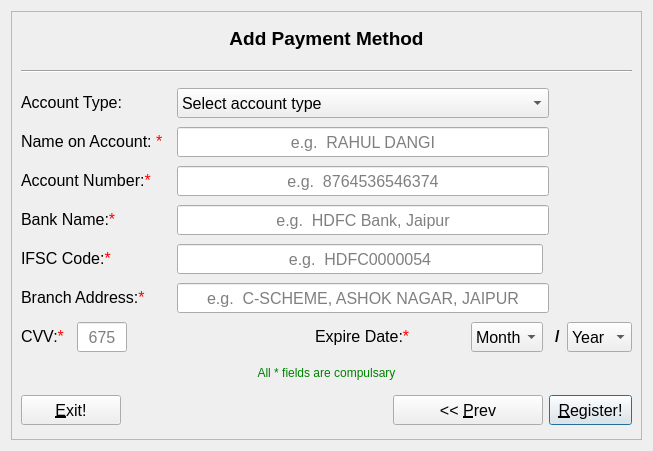
<?xml version="1.0" encoding="UTF-8"?>
<ui version="4.0">
 <class>Payment</class>
 <widget class="QWidget" name="Payment">
  <property name="geometry">
   <rect>
    <x>0</x>
    <y>0</y>
    <width>653</width>
    <height>451</height>
   </rect>
  </property>
  <property name="minimumSize">
   <size>
    <width>400</width>
    <height>350</height>
   </size>
  </property>
  <property name="windowTitle">
   <string>Payment Method Window</string>
  </property>
  <layout class="QGridLayout" name="gridLayout_2">
   <item row="0" column="1">
    <widget class="QScrollArea" name="scrollArea">
     <property name="widgetResizable">
      <bool>true</bool>
     </property>
     <widget class="QWidget" name="scrollAreaWidgetContents">
      <property name="geometry">
       <rect>
        <x>0</x>
        <y>0</y>
        <width>633</width>
        <height>431</height>
       </rect>
      </property>
      <layout class="QGridLayout" name="gridLayout">
       <item row="0" column="0" colspan="10">
        <widget class="QLabel" name="titleLabel">
         <property name="sizePolicy">
          <sizepolicy hsizetype="Preferred" vsizetype="Fixed">
           <horstretch>0</horstretch>
           <verstretch>0</verstretch>
          </sizepolicy>
         </property>
         <property name="minimumSize">
          <size>
           <width>0</width>
           <height>30</height>
          </size>
         </property>
         <property name="maximumSize">
          <size>
           <width>16777215</width>
           <height>30</height>
          </size>
         </property>
         <property name="font">
          <font>
           <pointsize>14</pointsize>
          </font>
         </property>
         <property name="text">
          <string>&lt;html&gt;&lt;center&gt;&lt;b&gt;&lt;p&gt;Add Payment Method&lt;/p&gt;&lt;/b&gt;&lt;/center&gt;&lt;/html&gt;</string>
         </property>
        </widget>
       </item>
       <item row="1" column="0" colspan="10">
        <widget class="Line" name="hline">
         <property name="sizePolicy">
          <sizepolicy hsizetype="Preferred" vsizetype="Fixed">
           <horstretch>0</horstretch>
           <verstretch>0</verstretch>
          </sizepolicy>
         </property>
         <property name="minimumSize">
          <size>
           <width>0</width>
           <height>16</height>
          </size>
         </property>
         <property name="maximumSize">
          <size>
           <width>16777215</width>
           <height>16</height>
          </size>
         </property>
         <property name="orientation">
          <enum>Qt::Horizontal</enum>
         </property>
        </widget>
       </item>
       <item row="2" column="0" colspan="3">
        <widget class="QLabel" name="acTypeLabel">
         <property name="sizePolicy">
          <sizepolicy hsizetype="Preferred" vsizetype="Fixed">
           <horstretch>0</horstretch>
           <verstretch>0</verstretch>
          </sizepolicy>
         </property>
         <property name="minimumSize">
          <size>
           <width>150</width>
           <height>30</height>
          </size>
         </property>
         <property name="maximumSize">
          <size>
           <width>16777215</width>
           <height>30</height>
          </size>
         </property>
         <property name="font">
          <font>
           <pointsize>12</pointsize>
          </font>
         </property>
         <property name="text">
          <string>&lt;html&gt;&lt;center&gt;&lt;p align =&quot;left&quot; &gt;Account Type:  &lt;/p&gt;&lt;/center&gt;&lt;/html&gt;</string>
         </property>
         <property name="buddy">
          <cstring>acTypeBox</cstring>
         </property>
        </widget>
       </item>
       <item row="2" column="3" colspan="5">
        <widget class="QComboBox" name="acTypeBox">
         <property name="sizePolicy">
          <sizepolicy hsizetype="Preferred" vsizetype="Fixed">
           <horstretch>0</horstretch>
           <verstretch>0</verstretch>
          </sizepolicy>
         </property>
         <property name="minimumSize">
          <size>
           <width>0</width>
           <height>30</height>
          </size>
         </property>
         <property name="maximumSize">
          <size>
           <width>16777215</width>
           <height>30</height>
          </size>
         </property>
         <property name="font">
          <font>
           <pointsize>12</pointsize>
          </font>
         </property>
         <property name="cursor">
          <cursorShape>PointingHandCursor</cursorShape>
         </property>
         <property name="toolTip">
          <string>select money transfer mode type</string>
         </property>
         <item>
          <property name="text">
           <string>Select account type</string>
          </property>
         </item>
         <item>
          <property name="text">
           <string>Bank Account</string>
          </property>
         </item>
         <item>
          <property name="text">
           <string>UPI Number</string>
          </property>
         </item>
        </widget>
       </item>
       <item row="3" column="0" colspan="3">
        <widget class="QLabel" name="noaLabel">
         <property name="sizePolicy">
          <sizepolicy hsizetype="Preferred" vsizetype="Fixed">
           <horstretch>0</horstretch>
           <verstretch>0</verstretch>
          </sizepolicy>
         </property>
         <property name="minimumSize">
          <size>
           <width>150</width>
           <height>30</height>
          </size>
         </property>
         <property name="maximumSize">
          <size>
           <width>16777215</width>
           <height>30</height>
          </size>
         </property>
         <property name="font">
          <font>
           <pointsize>12</pointsize>
          </font>
         </property>
         <property name="text">
          <string>&lt;html&gt;&lt;center&gt;&lt;p align =&quot;left&quot; &gt;Name on Account: &lt;font color=&quot;red&quot;&gt;*&lt;/font&gt;  &lt;/p&gt;&lt;/center&gt;&lt;/html&gt;</string>
         </property>
         <property name="buddy">
          <cstring>noaEdit</cstring>
         </property>
        </widget>
       </item>
       <item row="3" column="3" colspan="5">
        <widget class="QLineEdit" name="noaEdit">
         <property name="sizePolicy">
          <sizepolicy hsizetype="Preferred" vsizetype="Fixed">
           <horstretch>0</horstretch>
           <verstretch>0</verstretch>
          </sizepolicy>
         </property>
         <property name="minimumSize">
          <size>
           <width>180</width>
           <height>30</height>
          </size>
         </property>
         <property name="maximumSize">
          <size>
           <width>16777215</width>
           <height>30</height>
          </size>
         </property>
         <property name="font">
          <font>
           <pointsize>12</pointsize>
          </font>
         </property>
         <property name="toolTip">
          <string>enter name appered on account</string>
         </property>
         <property name="maxLength">
          <number>30</number>
         </property>
         <property name="alignment">
          <set>Qt::AlignCenter</set>
         </property>
         <property name="placeholderText">
          <string>e.g.  RAHUL DANGI</string>
         </property>
         <property name="clearButtonEnabled">
          <bool>true</bool>
         </property>
        </widget>
       </item>
       <item row="4" column="0" colspan="3">
        <widget class="QLabel" name="aNumberLabel">
         <property name="sizePolicy">
          <sizepolicy hsizetype="Preferred" vsizetype="Fixed">
           <horstretch>0</horstretch>
           <verstretch>0</verstretch>
          </sizepolicy>
         </property>
         <property name="minimumSize">
          <size>
           <width>150</width>
           <height>30</height>
          </size>
         </property>
         <property name="maximumSize">
          <size>
           <width>16777215</width>
           <height>30</height>
          </size>
         </property>
         <property name="font">
          <font>
           <pointsize>12</pointsize>
          </font>
         </property>
         <property name="text">
          <string>&lt;html&gt;&lt;center&gt;&lt;p align =&quot;left&quot; &gt;Account Number:&lt;font color=&quot;red&quot;&gt;*&lt;/font&gt;   &lt;/p&gt;&lt;/center&gt;&lt;/html&gt;</string>
         </property>
         <property name="buddy">
          <cstring>aNumberEdit</cstring>
         </property>
        </widget>
       </item>
       <item row="4" column="3" colspan="5">
        <widget class="QLineEdit" name="aNumberEdit">
         <property name="sizePolicy">
          <sizepolicy hsizetype="Preferred" vsizetype="Fixed">
           <horstretch>0</horstretch>
           <verstretch>0</verstretch>
          </sizepolicy>
         </property>
         <property name="minimumSize">
          <size>
           <width>180</width>
           <height>30</height>
          </size>
         </property>
         <property name="maximumSize">
          <size>
           <width>16777215</width>
           <height>30</height>
          </size>
         </property>
         <property name="font">
          <font>
           <pointsize>12</pointsize>
          </font>
         </property>
         <property name="toolTip">
          <string>enter account no</string>
         </property>
         <property name="maxLength">
          <number>30</number>
         </property>
         <property name="alignment">
          <set>Qt::AlignCenter</set>
         </property>
         <property name="placeholderText">
          <string>e.g.  8764536546374</string>
         </property>
         <property name="clearButtonEnabled">
          <bool>true</bool>
         </property>
        </widget>
       </item>
       <item row="5" column="0" colspan="3">
        <widget class="QLabel" name="bNameLabel">
         <property name="sizePolicy">
          <sizepolicy hsizetype="Preferred" vsizetype="Fixed">
           <horstretch>0</horstretch>
           <verstretch>0</verstretch>
          </sizepolicy>
         </property>
         <property name="minimumSize">
          <size>
           <width>150</width>
           <height>30</height>
          </size>
         </property>
         <property name="maximumSize">
          <size>
           <width>16777215</width>
           <height>30</height>
          </size>
         </property>
         <property name="font">
          <font>
           <pointsize>12</pointsize>
          </font>
         </property>
         <property name="text">
          <string>&lt;html&gt;&lt;center&gt;&lt;p align =&quot;left&quot; &gt;Bank Name:&lt;font color=&quot;red&quot;&gt;*&lt;/font&gt;   &lt;/p&gt;&lt;/center&gt;&lt;/html&gt;</string>
         </property>
         <property name="buddy">
          <cstring>bNameEdit</cstring>
         </property>
        </widget>
       </item>
       <item row="5" column="3" colspan="5">
        <widget class="QLineEdit" name="bNameEdit">
         <property name="sizePolicy">
          <sizepolicy hsizetype="Expanding" vsizetype="Fixed">
           <horstretch>0</horstretch>
           <verstretch>0</verstretch>
          </sizepolicy>
         </property>
         <property name="minimumSize">
          <size>
           <width>180</width>
           <height>30</height>
          </size>
         </property>
         <property name="maximumSize">
          <size>
           <width>16777215</width>
           <height>30</height>
          </size>
         </property>
         <property name="font">
          <font>
           <pointsize>12</pointsize>
          </font>
         </property>
         <property name="toolTip">
          <string>enter bank name</string>
         </property>
         <property name="maxLength">
          <number>30</number>
         </property>
         <property name="alignment">
          <set>Qt::AlignCenter</set>
         </property>
         <property name="placeholderText">
          <string>e.g.  HDFC Bank, Jaipur</string>
         </property>
         <property name="clearButtonEnabled">
          <bool>true</bool>
         </property>
        </widget>
       </item>
       <item row="6" column="0" colspan="3">
        <widget class="QLabel" name="ifscLabel">
         <property name="sizePolicy">
          <sizepolicy hsizetype="Preferred" vsizetype="Fixed">
           <horstretch>0</horstretch>
           <verstretch>0</verstretch>
          </sizepolicy>
         </property>
         <property name="minimumSize">
          <size>
           <width>150</width>
           <height>30</height>
          </size>
         </property>
         <property name="maximumSize">
          <size>
           <width>16777215</width>
           <height>30</height>
          </size>
         </property>
         <property name="font">
          <font>
           <pointsize>12</pointsize>
          </font>
         </property>
         <property name="text">
          <string>&lt;html&gt;&lt;center&gt;&lt;p align =&quot;left&quot; &gt;IFSC Code:&lt;font color=&quot;red&quot;&gt;*&lt;/font&gt;   &lt;/p&gt;&lt;/center&gt;&lt;/html&gt;</string>
         </property>
         <property name="buddy">
          <cstring>ifscEdit</cstring>
         </property>
        </widget>
       </item>
       <item row="6" column="3" colspan="4">
        <widget class="QLineEdit" name="ifscEdit">
         <property name="sizePolicy">
          <sizepolicy hsizetype="Preferred" vsizetype="Fixed">
           <horstretch>0</horstretch>
           <verstretch>0</verstretch>
          </sizepolicy>
         </property>
         <property name="minimumSize">
          <size>
           <width>140</width>
           <height>30</height>
          </size>
         </property>
         <property name="maximumSize">
          <size>
           <width>16777215</width>
           <height>30</height>
          </size>
         </property>
         <property name="font">
          <font>
           <pointsize>12</pointsize>
          </font>
         </property>
         <property name="toolTip">
          <string>enter ifsc code of bank branch</string>
         </property>
         <property name="maxLength">
          <number>20</number>
         </property>
         <property name="alignment">
          <set>Qt::AlignCenter</set>
         </property>
         <property name="placeholderText">
          <string>e.g.  HDFC0000054</string>
         </property>
         <property name="clearButtonEnabled">
          <bool>true</bool>
         </property>
        </widget>
       </item>
       <item row="7" column="0" colspan="3">
        <widget class="QLabel" name="bAddLabel">
         <property name="sizePolicy">
          <sizepolicy hsizetype="Preferred" vsizetype="Fixed">
           <horstretch>0</horstretch>
           <verstretch>0</verstretch>
          </sizepolicy>
         </property>
         <property name="minimumSize">
          <size>
           <width>150</width>
           <height>30</height>
          </size>
         </property>
         <property name="maximumSize">
          <size>
           <width>16777215</width>
           <height>30</height>
          </size>
         </property>
         <property name="font">
          <font>
           <pointsize>12</pointsize>
          </font>
         </property>
         <property name="text">
          <string>&lt;html&gt;&lt;center&gt;&lt;p align =&quot;left&quot; &gt;Branch Address:&lt;font color=&quot;red&quot;&gt;*&lt;/font&gt;   &lt;/p&gt;&lt;/center&gt;&lt;/html&gt;</string>
         </property>
         <property name="buddy">
          <cstring>bAddEdit</cstring>
         </property>
        </widget>
       </item>
       <item row="7" column="3" colspan="5">
        <widget class="QLineEdit" name="bAddEdit">
         <property name="sizePolicy">
          <sizepolicy hsizetype="Preferred" vsizetype="Fixed">
           <horstretch>0</horstretch>
           <verstretch>0</verstretch>
          </sizepolicy>
         </property>
         <property name="minimumSize">
          <size>
           <width>200</width>
           <height>30</height>
          </size>
         </property>
         <property name="maximumSize">
          <size>
           <width>16777215</width>
           <height>30</height>
          </size>
         </property>
         <property name="font">
          <font>
           <pointsize>12</pointsize>
          </font>
         </property>
         <property name="toolTip">
          <string>enter address of bank branch</string>
         </property>
         <property name="maxLength">
          <number>50</number>
         </property>
         <property name="alignment">
          <set>Qt::AlignCenter</set>
         </property>
         <property name="placeholderText">
          <string>e.g.  C-SCHEME, ASHOK NAGAR, JAIPUR</string>
         </property>
         <property name="clearButtonEnabled">
          <bool>true</bool>
         </property>
        </widget>
       </item>
       <item row="8" column="0">
        <widget class="QLabel" name="cvvLabel">
         <property name="sizePolicy">
          <sizepolicy hsizetype="Preferred" vsizetype="Fixed">
           <horstretch>0</horstretch>
           <verstretch>0</verstretch>
          </sizepolicy>
         </property>
         <property name="minimumSize">
          <size>
           <width>50</width>
           <height>30</height>
          </size>
         </property>
         <property name="maximumSize">
          <size>
           <width>16777215</width>
           <height>30</height>
          </size>
         </property>
         <property name="font">
          <font>
           <pointsize>12</pointsize>
          </font>
         </property>
         <property name="text">
          <string>&lt;html&gt;&lt;center&gt;&lt;p align =&quot;left&quot; &gt;CVV:&lt;font color=&quot;red&quot;&gt;*&lt;/font&gt;&lt;/p&gt;&lt;/center&gt;&lt;/html&gt;</string>
         </property>
         <property name="buddy">
          <cstring>cvvEdit</cstring>
         </property>
        </widget>
       </item>
       <item row="8" column="1" colspan="2">
        <widget class="QLineEdit" name="cvvEdit">
         <property name="sizePolicy">
          <sizepolicy hsizetype="Fixed" vsizetype="Fixed">
           <horstretch>0</horstretch>
           <verstretch>0</verstretch>
          </sizepolicy>
         </property>
         <property name="minimumSize">
          <size>
           <width>50</width>
           <height>30</height>
          </size>
         </property>
         <property name="maximumSize">
          <size>
           <width>50</width>
           <height>30</height>
          </size>
         </property>
         <property name="font">
          <font>
           <pointsize>12</pointsize>
          </font>
         </property>
         <property name="toolTip">
          <string>enter cvv number on debit/credit card</string>
         </property>
         <property name="maxLength">
          <number>3</number>
         </property>
         <property name="alignment">
          <set>Qt::AlignCenter</set>
         </property>
         <property name="placeholderText">
          <string>675</string>
         </property>
        </widget>
       </item>
       <item row="8" column="3">
        <spacer name="horizontalSpacer">
         <property name="orientation">
          <enum>Qt::Horizontal</enum>
         </property>
         <property name="sizeHint" stdset="0">
          <size>
           <width>129</width>
           <height>20</height>
          </size>
         </property>
        </spacer>
       </item>
       <item row="8" column="4" colspan="2">
        <widget class="QLabel" name="exDateLabel">
         <property name="sizePolicy">
          <sizepolicy hsizetype="Preferred" vsizetype="Fixed">
           <horstretch>0</horstretch>
           <verstretch>0</verstretch>
          </sizepolicy>
         </property>
         <property name="minimumSize">
          <size>
           <width>150</width>
           <height>30</height>
          </size>
         </property>
         <property name="maximumSize">
          <size>
           <width>16777215</width>
           <height>30</height>
          </size>
         </property>
         <property name="font">
          <font>
           <pointsize>12</pointsize>
          </font>
         </property>
         <property name="text">
          <string>&lt;html&gt;&lt;center&gt;&lt;p align =&quot;left&quot; &gt;Expire Date:&lt;font color=&quot;red&quot;&gt;*&lt;/font&gt;	&lt;/p&gt;&lt;/center&gt;&lt;/html&gt;</string>
         </property>
        </widget>
       </item>
       <item row="8" column="6">
        <widget class="QComboBox" name="monthBox">
         <property name="sizePolicy">
          <sizepolicy hsizetype="Preferred" vsizetype="Fixed">
           <horstretch>0</horstretch>
           <verstretch>0</verstretch>
          </sizepolicy>
         </property>
         <property name="minimumSize">
          <size>
           <width>0</width>
           <height>30</height>
          </size>
         </property>
         <property name="maximumSize">
          <size>
           <width>16777215</width>
           <height>30</height>
          </size>
         </property>
         <property name="font">
          <font>
           <pointsize>12</pointsize>
          </font>
         </property>
         <property name="cursor">
          <cursorShape>PointingHandCursor</cursorShape>
         </property>
         <property name="toolTip">
          <string>enter month of expiry of debit/credit</string>
         </property>
         <item>
          <property name="text">
           <string>Month</string>
          </property>
         </item>
         <item>
          <property name="text">
           <string>Jan</string>
          </property>
         </item>
         <item>
          <property name="text">
           <string>Feb</string>
          </property>
         </item>
         <item>
          <property name="text">
           <string>Mar</string>
          </property>
         </item>
         <item>
          <property name="text">
           <string>April</string>
          </property>
         </item>
         <item>
          <property name="text">
           <string>May</string>
          </property>
         </item>
         <item>
          <property name="text">
           <string>Jun</string>
          </property>
         </item>
         <item>
          <property name="text">
           <string>July</string>
          </property>
         </item>
         <item>
          <property name="text">
           <string>Aug</string>
          </property>
         </item>
         <item>
          <property name="text">
           <string>Sept</string>
          </property>
         </item>
         <item>
          <property name="text">
           <string>Oct</string>
          </property>
         </item>
         <item>
          <property name="text">
           <string>Nov</string>
          </property>
         </item>
         <item>
          <property name="text">
           <string>Dec</string>
          </property>
         </item>
        </widget>
       </item>
       <item row="8" column="8">
        <widget class="QLabel" name="label_10">
         <property name="sizePolicy">
          <sizepolicy hsizetype="Preferred" vsizetype="Fixed">
           <horstretch>0</horstretch>
           <verstretch>0</verstretch>
          </sizepolicy>
         </property>
         <property name="minimumSize">
          <size>
           <width>0</width>
           <height>30</height>
          </size>
         </property>
         <property name="maximumSize">
          <size>
           <width>16777215</width>
           <height>30</height>
          </size>
         </property>
         <property name="font">
          <font>
           <pointsize>12</pointsize>
          </font>
         </property>
         <property name="text">
          <string>&lt;html&gt;&lt;center&gt;&lt;p align =&quot;left&quot; &gt;&lt;b&gt;/&lt;/b&gt;&lt;/p&gt;&lt;/center&gt;&lt;/html&gt;</string>
         </property>
        </widget>
       </item>
       <item row="8" column="9">
        <widget class="QComboBox" name="yearBox">
         <property name="sizePolicy">
          <sizepolicy hsizetype="Preferred" vsizetype="Fixed">
           <horstretch>0</horstretch>
           <verstretch>0</verstretch>
          </sizepolicy>
         </property>
         <property name="minimumSize">
          <size>
           <width>0</width>
           <height>30</height>
          </size>
         </property>
         <property name="maximumSize">
          <size>
           <width>16777215</width>
           <height>30</height>
          </size>
         </property>
         <property name="font">
          <font>
           <pointsize>12</pointsize>
          </font>
         </property>
         <property name="cursor">
          <cursorShape>PointingHandCursor</cursorShape>
         </property>
         <property name="toolTip">
          <string>enter year of expiry of debit/credit card</string>
         </property>
         <item>
          <property name="text">
           <string>Year</string>
          </property>
         </item>
        </widget>
       </item>
       <item row="9" column="0" colspan="10">
        <widget class="QLabel" name="errorLabel">
         <property name="sizePolicy">
          <sizepolicy hsizetype="Preferred" vsizetype="Fixed">
           <horstretch>0</horstretch>
           <verstretch>0</verstretch>
          </sizepolicy>
         </property>
         <property name="minimumSize">
          <size>
           <width>0</width>
           <height>25</height>
          </size>
         </property>
         <property name="maximumSize">
          <size>
           <width>16777215</width>
           <height>25</height>
          </size>
         </property>
         <property name="font">
          <font>
           <pointsize>9</pointsize>
          </font>
         </property>
         <property name="text">
          <string>&lt;html&gt;&lt;p align=&quot;center&quot;&gt;&lt;font color=&quot;green&quot; &gt;All * fields are compulsary&lt;/font&gt;&lt;/p&gt;&lt;/html&gt;</string>
         </property>
        </widget>
       </item>
       <item row="10" column="0" colspan="2">
        <widget class="QPushButton" name="exitButton">
         <property name="sizePolicy">
          <sizepolicy hsizetype="Preferred" vsizetype="Fixed">
           <horstretch>0</horstretch>
           <verstretch>0</verstretch>
          </sizepolicy>
         </property>
         <property name="minimumSize">
          <size>
           <width>0</width>
           <height>30</height>
          </size>
         </property>
         <property name="maximumSize">
          <size>
           <width>16777215</width>
           <height>30</height>
          </size>
         </property>
         <property name="font">
          <font>
           <pointsize>12</pointsize>
          </font>
         </property>
         <property name="cursor">
          <cursorShape>PointingHandCursor</cursorShape>
         </property>
         <property name="toolTip">
          <string>press exit to canel customer registeration</string>
         </property>
         <property name="text">
          <string>&amp;Exit!</string>
         </property>
         <property name="shortcut">
          <string>Esc</string>
         </property>
         <property name="autoDefault">
          <bool>false</bool>
         </property>
         <property name="default">
          <bool>false</bool>
         </property>
        </widget>
       </item>
       <item row="10" column="2" colspan="3">
        <spacer name="horizontalSpacer_2">
         <property name="orientation">
          <enum>Qt::Horizontal</enum>
         </property>
         <property name="sizeHint" stdset="0">
          <size>
           <width>257</width>
           <height>20</height>
          </size>
         </property>
        </spacer>
       </item>
       <item row="10" column="5" colspan="2">
        <widget class="QPushButton" name="prevButton">
         <property name="sizePolicy">
          <sizepolicy hsizetype="Preferred" vsizetype="Fixed">
           <horstretch>0</horstretch>
           <verstretch>0</verstretch>
          </sizepolicy>
         </property>
         <property name="minimumSize">
          <size>
           <width>0</width>
           <height>30</height>
          </size>
         </property>
         <property name="maximumSize">
          <size>
           <width>16777215</width>
           <height>30</height>
          </size>
         </property>
         <property name="font">
          <font>
           <pointsize>12</pointsize>
          </font>
         </property>
         <property name="cursor">
          <cursorShape>PointingHandCursor</cursorShape>
         </property>
         <property name="toolTip">
          <string>enter prev to edit customer general information</string>
         </property>
         <property name="text">
          <string>&lt;&lt; &amp;Prev</string>
         </property>
        </widget>
       </item>
       <item row="10" column="7" colspan="3">
        <widget class="QPushButton" name="registerButton">
         <property name="sizePolicy">
          <sizepolicy hsizetype="Preferred" vsizetype="Fixed">
           <horstretch>0</horstretch>
           <verstretch>0</verstretch>
          </sizepolicy>
         </property>
         <property name="minimumSize">
          <size>
           <width>0</width>
           <height>30</height>
          </size>
         </property>
         <property name="maximumSize">
          <size>
           <width>16777215</width>
           <height>30</height>
          </size>
         </property>
         <property name="font">
          <font>
           <pointsize>12</pointsize>
          </font>
         </property>
         <property name="cursor">
          <cursorShape>PointingHandCursor</cursorShape>
         </property>
         <property name="toolTip">
          <string>enter register to complete registration process</string>
         </property>
         <property name="text">
          <string>&amp;Register!</string>
         </property>
         <property name="autoDefault">
          <bool>true</bool>
         </property>
         <property name="default">
          <bool>true</bool>
         </property>
        </widget>
       </item>
      </layout>
     </widget>
    </widget>
   </item>
  </layout>
 </widget>
 <resources/>
 <connections/>
</ui>
